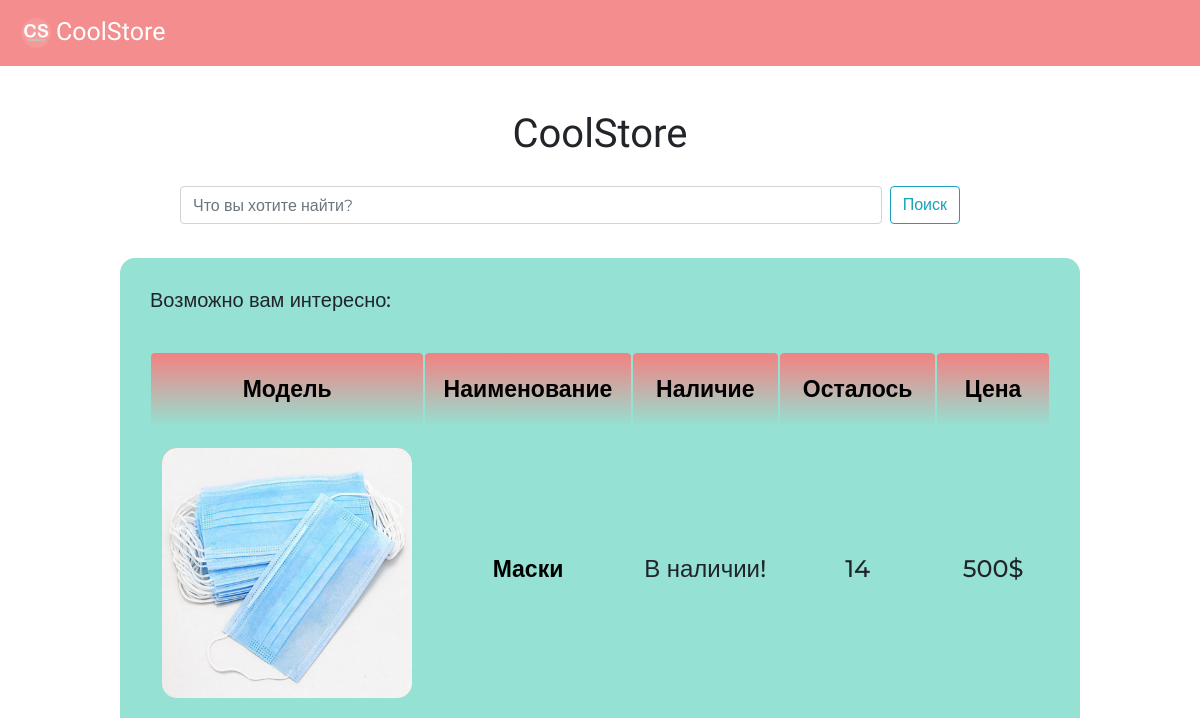
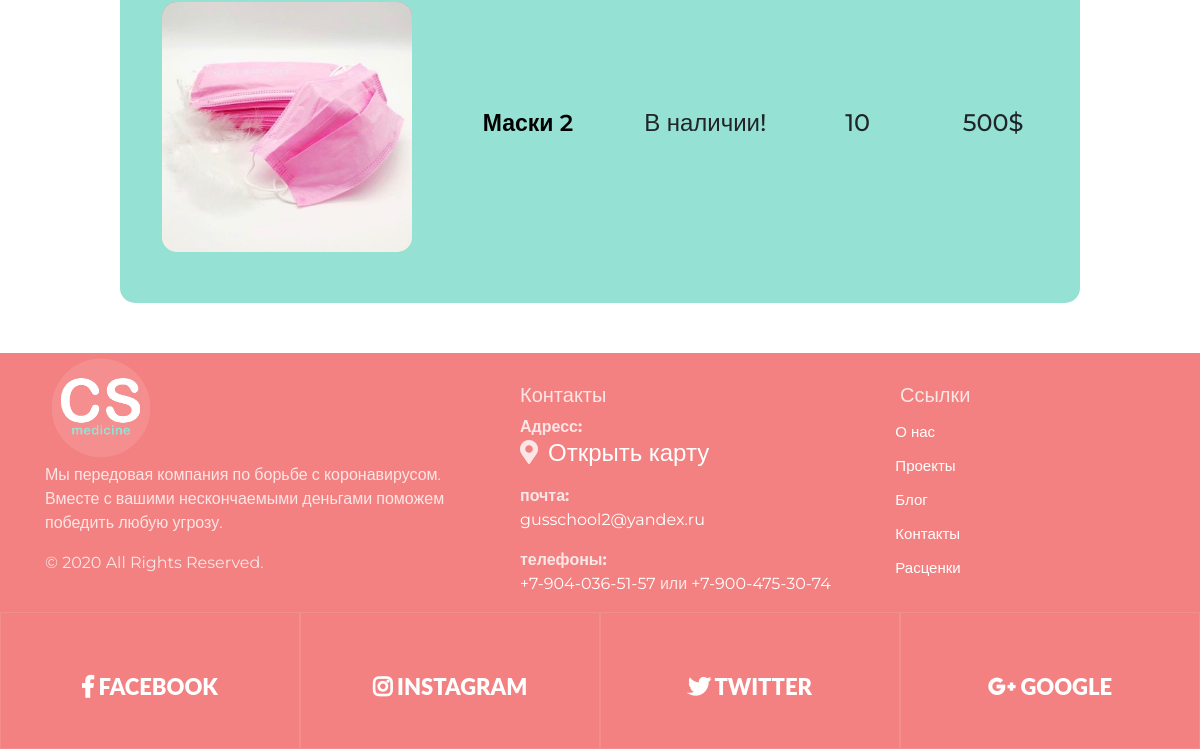
The app's page /, older data (2 pictures, top to bottom).
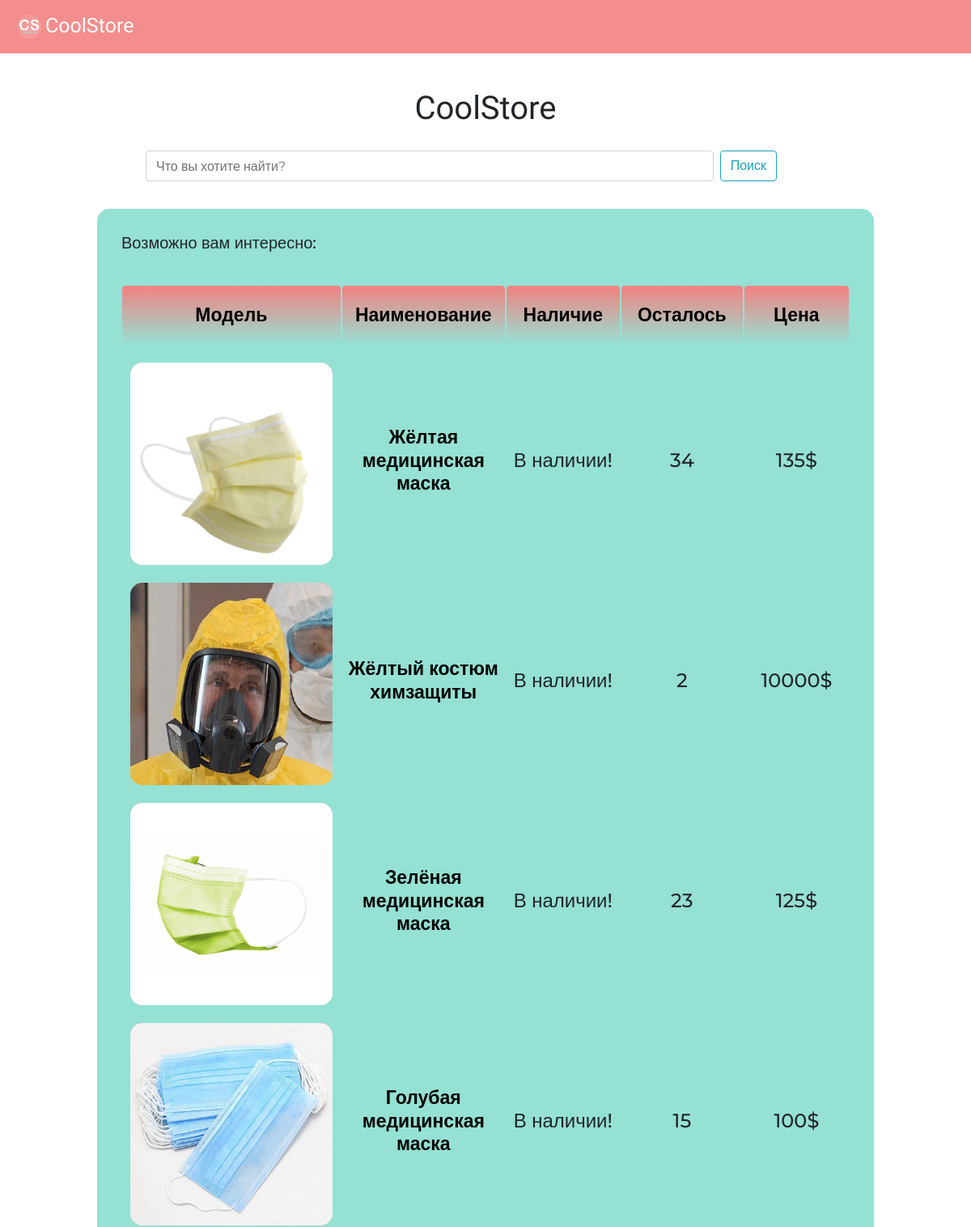
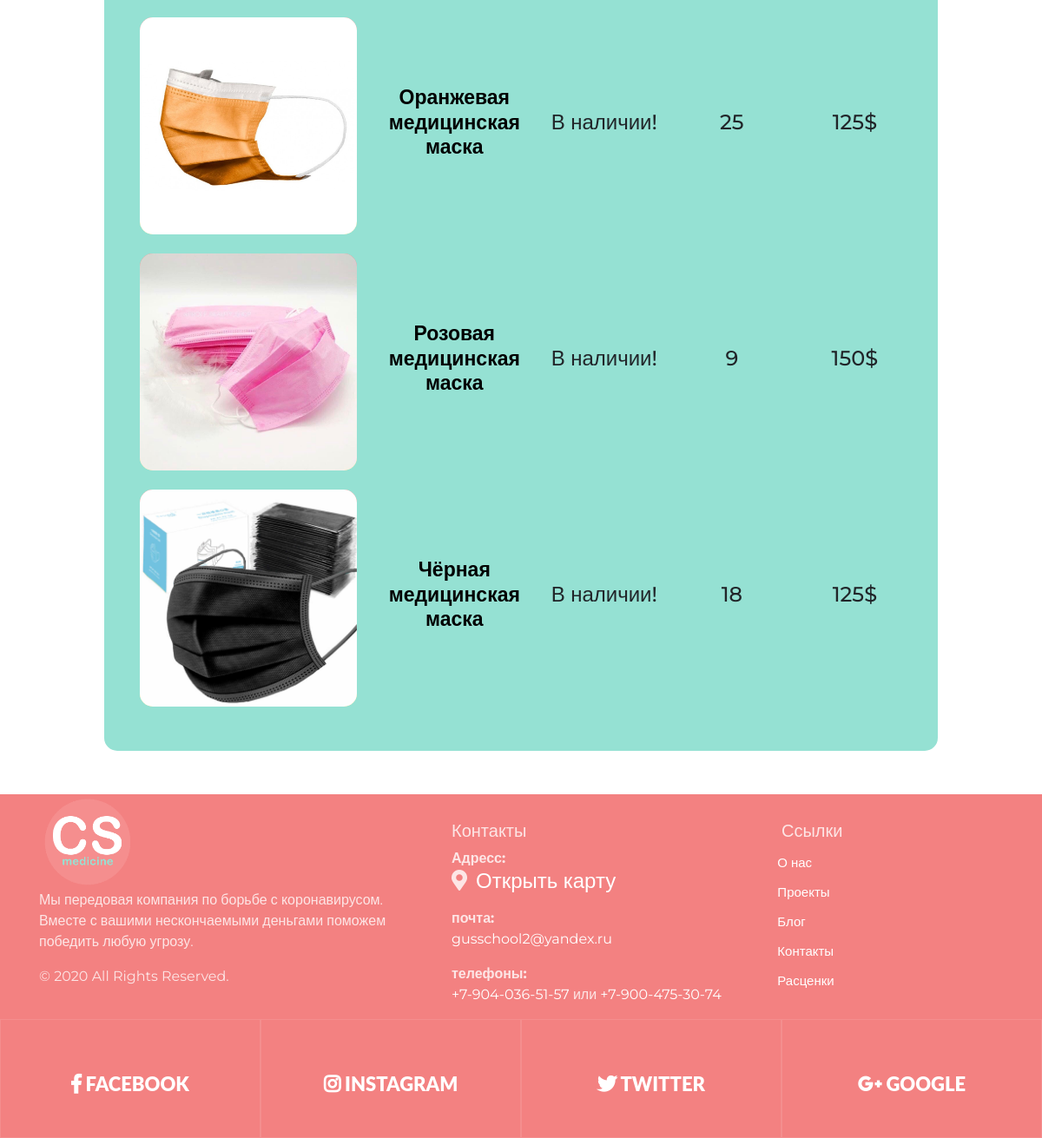
The same page, newer data (2 pictures, top to bottom).
### data/products.py (models this page shows, shortened)
class Products(SqlAlchemyBase, UserMixin, SerializerMixin):
    __tablename__ = 'products'
    id = sqlalchemy.Column(sqlalchemy.Integer, primary_key=True, autoincrement=True)
    title = sqlalchemy.Column(sqlalchemy.String, nullable=True)
    about = sqlalchemy.Column(sqlalchemy.String, nullable=True)
    price = sqlalchemy.Column(sqlalchemy.Integer, nullable=True)
    existence = sqlalchemy.Column(sqlalchemy.Boolean, default=True)
    still_have = sqlalchemy.Column(sqlalchemy.Integer, nullable=True)

### main.py (the view)
@app.route('/', methods=['GET', 'POST'])
def index():
    if current_user.is_authenticated:
        filename = get_profile_img()
    else:
        filename = 'profilem'
    if request.method == 'POST':
        session['tag'] = request.form['search']
        return redirect('/')
    all_product = find_products(session.get('tag', '').lower())
    if session.get('reverse', False):
        sim = '▲'
    else:
        sim = '▼'
    simp = simc = simn = simnal = ''
    pos = session.get('sort', 'none')
    if pos == 'price':
        all_product.sort(key=lambda x: x.price, reverse=session.get('reverse', False))
        simp = sim
    elif pos == 'nal':
        all_product.sort(key=lambda x: x.existence, reverse=session.get('reverse', False))
        simnal = sim
    elif pos == 'count':
        all_product.sort(key=lambda x: x.still_have, reverse=session.get('reverse', False))
        simc = sim
    elif pos == 'name':
        simn = sim
        all_product.sort(key=lambda x: x.title, reverse=session.get('reverse', False))
    else:
        shuffle(all_product)
    return render_template('index.html', basket_count=session.get('basket_count', 0),
                           title="CoolStore", tag=session.get('tag', ''), size=len(all_product),
                           filename=filename, product=all_product, simc=simc, simn=simn, simp=simp,
                           simnal=simnal)

### data/db_session.py (called while the page is built)
def create_session() -> Session:
    global __factory
    return __factory()

### main.py (called while the page is built)
def find_products(tag):
    sessions = db_session.create_session()
    all_products = sessions.query(products.Products).all()
    for item in all_products:
        if item.existence and item.still_have == 0:
            item.existence = 0
        elif not item.existence and item.still_have:
            item.existence = 1
    sessions.commit()
    sessions = db_session.create_session()
    all_products = sessions.query(products.Products).all()
    ans_products = list()
    for item in all_products:
        if item.existence and item.still_have == 0:
            item.existence = 0
        elif not item.existence and item.still_have:
            item.existence = 1
        title = item.title.lower()
        if tag in title or title in tag:
            ans_products.append(item)
    return ans_products

### templates/index.html (shortened to what this page needs)
{% extends "base.html" %}
{%block content %}
<form class="search" method="post">
    <input class="form-control mr-sm-2" type="text" placeholder="Что вы хотите найти?"
           aria-label="Search"
           name="search" value="{{ tag }}">
    <button class="btn btn-outline-info my-2 my-sm-0" type="submit">Поиск</button>
</form>
<div class="main">
    {% if size != 0 %}
    {% if tag != '' %}
    <h5>По запросу "{{ tag }}" найдено:</h5>
    {% else %}
    <h5>Возможно вам интересно:</h5>
    {% endif %}
    <table align="center" style="margin-top: 20px; width: 100%;
    border-spacing: 0px 20px; border-collapse: separate;">
        <tr>
            <th width="400" class="table_h" role="alert">
                <div align="center">
                    <a href="/change/none" class="base_href">Модель</a>
                </div>
            </th>
            <th width="400" class="table_h" role="alert">
                <div align="center">
                    <a href="/change/name" class="base_href">Наименование</a>{{ simn }}
                </div>
            </th>
            <th width="400" class="table_h" role="alert">
                <div align="center">
                    <a href="/change/nal" class="base_href">Наличие</a>{{ simnal }}
                </div>
            </th>
            <th width="400" class="table_h" role="alert">
                <div align="center">
                    <a href="/change/count" class="base_href">Осталось</a>{{ simc }}
                </div>
            </th>
            <th width="400" class="table_h" role="alert">
                <div align="center">
                    <a href="/change/price" class="base_href">Цена</a>{{ simp }}
                </div>
            </th>
        </tr>
        {% for item in product %}
        <tr>
            <td width="200" align="center"><a href="/product/{{ item.id }}">
                <div class="about__item">
                    <div class="about__img">
                        <img src="/static/img/product_icons/{{ item.id }}.jpg" width="250"
                             height="250" style="border-radius: 15px;">
                    </div>
                </div>
            </a></td>
            <td width="400"><h4 align="center"><a href="/product/{{ item.id }}" class="base_href">
                {{ item.title }}</a></h4></td>
            {% if item.existence == 1 %}
            <td width="200"><h4 align="center">В наличии!</h4></td>
            {% else %}
            <td width="200"><h4 align="center">Нет в наличии!</h4></td>
            {% endif %}
            <td width="200"><h4 align="center">{{ item.still_have }}</h4></td>
            <td width="200"><h4 align="center">{{ item.price }}$</h4></td>
        </tr>
        {% endfor %}
    </table>
    {% else %}
    <img src="/static/img/empty_search.jpeg" style="width: 100%">
    {% endif %}
</div>
{% endblock %}

### templates/base.html (shortened to what this page needs)
<!DOCTYPE html>
<html lang="en">
<head>
    <link rel="stylesheet" href="https://use.fontawesome.com/releases/v5.7.2/css/all.css"
>
    <link rel="stylesheet" href="../../static/css/style.css">
    <link rel="stylesheet"
          href="https://stackpath.bootstrapcdn.com/bootstrap/4.4.1/css/bootstrap.min.css"
>
    <link rel="stylesheet"
          href="https://maxcdn.bootstrapcdn.com/bootstrap/4.1.0/css/bootstrap.min.css">
    <link href="//maxcdn.bootstrapcdn.com/bootstrap/4.1.1/css/bootstrap.min.css" rel="stylesheet"
          id="bootstrap-css">
</head>
<body style="font-family: 'Montserrat', sans-serif;">
<header class="header">
    <nav class="navbar navbar-expand-lg navbar-light" style="background-color: #f38181;">
        <a class="navbar-brand" href="/" style="font-size: 25px; color: white; font-family:
        'Kaushan Script', cursive; display: flex;">
            <img class="brand-logo-light" src="/static/img/new_icon.png"
                 alt="Логотип" width="30" height="30" style="margin: 5px;">
            <div>CoolStore</div>
        </a>
    </nav>
</header>
<h1 align="center" style="margin-top: 110px; font-family: 'Kaushan Script', cursive;">
    {{ title }}
</h1>
{% block content %}
{% endblock %}
<footer class="section footer-classic context-dark bg-image"
        style="background: #f38181; margin-top: 50px;">
    <div class="container">
        <div class="row row-30">
            <div class="col-md-4 col-xl-5">
                <div class="pr-xl-4"><a class="brand" href="#">
                    <img class="brand-logo-light" src="/static/img/new_icon.png" alt="Логотип"
                         width="100" height="100" style="margin: 5px;"></a>
                    <p>Мы передовая компания по борьбе с коронавирусом.
                        Вместе с вашими нескончаемыми деньгами поможем победить любую угрозу.</p>
                    <p class="rights"><span>©  </span><span class="copyright-year">2020</span><span>
                </span><span>All Rights Reserved.</span></p>
                </div>
            </div>
            <div class="col-md-4" style="padding-top: 30px">
                <h5>Контакты</h5>
                <dl class="contact-list">
                    <dt>Адресс:</dt>
                    <dd>
                        <h4 style="display: flex" class="map__title">
                            <div><i class="fas fa-map-marker-alt"></i></div>
                            <a style="padding-left: 10px"
                               href="https://clck.ru/MkGYr"
                               target="_blank">Открыть карту</a>
                        </h4>
                    </dd>
                </dl>
                <dl class="contact-list">
                    <dt>почта:</dt>
                    <dd><a href="mailto:#">gusschool2@yandex.ru</a></dd>
                </dl>
                <dl class="contact-list">
                    <dt>телефоны:</dt>
                    <dd><a href="tel:#">+7-904-036-51-57</a> <span>или</span>
                        <a href="tel:#">+7-900-475-30-74</a>
                    </dd>
                </dl>
            </div>
            <div class="col-md-4 col-xl-3" style="padding-top: 30px">
                <h5>Ссылки</h5>
                <ul class="nav-list">
                    <li><a class="footer_href" href="#">О нас</a></li>
                    <li><a class="footer_href" href="#">Проекты</a></li>
                    <li><a class="footer_href" href="#">Блог</a></li>
                    <li><a class="footer_href" href="#">Контакты</a></li>
                    <li><a class="footer_href" href="#">Расценки</a></li>
                </ul>
            </div>
        </div>
    </div>
    <div class="row no-gutters social-container">
        <div class="col"><a class="social-inner" href="https:\www.facebook.com"
                            style="padding-bottom: 50px;" target="_blank"><span
                class="icon mdi mdi-facebook"></span><span style="font-size: 22px;"><i
                class="fab fa-facebook-f"></i>  Facebook</span></a></div>
        <div class="col"><a class="social-inner" href="https:\www.instagram.com"
                            target="_blank"><span
                class="icon mdi mdi-instagram"></span><span style="font-size: 22px;"><i
                class="fab fa-instagram"></i>  instagram</span></a></div>
        <div class="col"><a class="social-inner" href="https:\twitter.com" target="_blank"><span
                class="icon mdi mdi-twitter"></span><span style="font-size: 22px;"><i
                class="fab fa-twitter"></i>  twitter</span></a></div>
        <div class="col"><a class="social-inner" href="https:\www.google.com" target="_blank"><span
                class="icon mdi mdi-youtube-play"></span><span style="font-size: 22px;"><i
                class="fab fa-google-plus-g"></i>  google</span></a></div>
    </div>
</footer>
</body>
</html>

### static/css/style.css (style rules this page uses)
.icon { width: 40px; height: 40px; margin: 0px; padding: 0px; }
img { border-radius: 5px; }
.search { position: absolute; width: 65%; margin-left: 15%; margin-top: 20px; display: flex; }
.main { border-radius: 15px; background: #95e1d3; margin-top: 100px; margin-left: 10%; margin-bottom: 1%; width: 80%; padding: 30px; }
.header { width: 100%; opacity: .9; z-index: 1000; position: fixed; top: 0; left: 0; right: 0; transform: translate3d(0, 0, 0); }
.base_href { text-decoration: none; color: #000000; font-size: 23px; font-weight: 600; }
.table_h { background: linear-gradient(to bottom, #f38181, #95e1d3); border: 1px solid #95e1d3; height: 75px; border-radius: 5px; }
.about__item { width: 250px; position: relative; border-radius: 15px; background-color: #95e1d3; }
.about__img { border-radius: 15px; background: linear-gradient(to bottom, #f38181, #fce38a); transition: transform .2s linear; }
.about__img img { display: block; transition: opacity .1s linear; }
.context-dark, .bg-gray-dark, .bg-primary { color: rgba(255, 255, 255, 0.8); }
.footer-classic a, .footer-classic a:focus, .footer-classic a:active { color: #ffffff; }
.nav-list li { padding-top: 5px; padding-bottom: 5px; }
ul, ol { list-style: none; padding: 0; margin: 0; }
.social-inner { display: flex; flex-direction: column; align-items: center; width: 100%; padding: 23px; font: 900 13px/1 "Lato", -apple-system, BlinkMacSystemFont, "Segoe UI", Roboto, "Helvetica Neue", Arial, sans-serif; text-transform: uppercase; color: rgba(255, 255, 255, 0.5); }
.social-container .col { border: 1px solid rgba(255, 255, 255, 0.1); }
.nav-list li a:before { content: "\f14f"; font: 400 21px/1 "Material Design Icons"; color: #4d6de6; display: inline-block; vertical-align: baseline; margin-left: -28px; margin-right: 7px; opacity: 0; visibility: hidden; transition: .22s ease; }
.footer_href { color: #ffffff; font-size: 15px; decoration: none; }

Row changes from the older to the newer data that the page shows:
added Products: shows a picture, title "Жёлтая медицинская маска", existence "В наличии!", still_have "34", price "135"
added Products: shows a picture, title "Жёлтый костюм химзащиты", existence "В наличии!", still_have "2", price "10000"
added Products: shows a picture, title "Зелёная медицинская маска", existence "В наличии!", still_have "23", price "125"
changed Products: title "Маски" → "Голубая медицинская маска"; still_have "14" → "15"; price "500" → "100"
added Products: shows a picture, title "Оранжевая медицинская маска", existence "В наличии!", still_have "25", price "125"
changed Products: title "Маски 2" → "Розовая медицинская маска"; still_have "10" → "9"; price "500" → "150"
added Products: shows a picture, title "Чёрная медицинская маска", existence "В наличии!", still_have "18", price "125"
